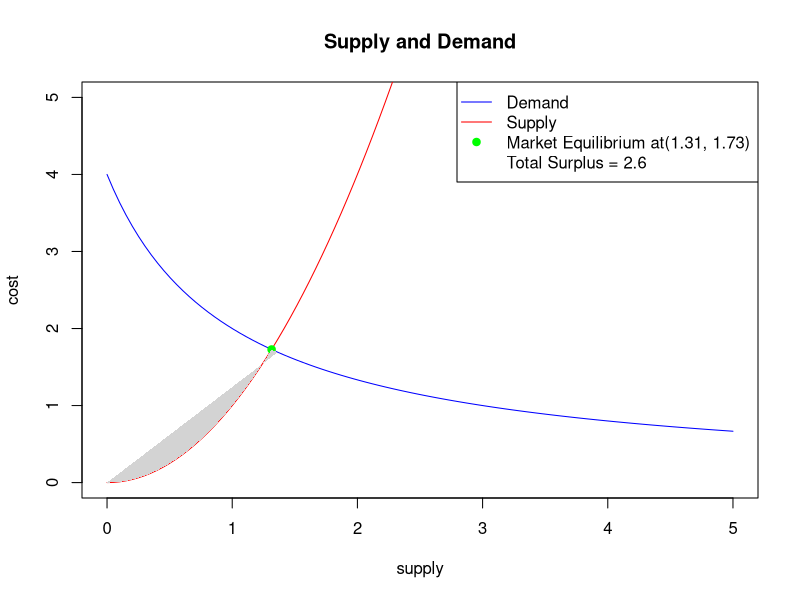

Source code (R):
## ---- chunk 1
# Define the range of x values to plot
x <- seq(0, 5, length.out = 100)

# Define the two functions to plot
f <- function(x) 4 / (x + 1)
g <- function(x) x^2

# Calculate the intersection point and the two areas
intersect <- uniroot(function(x) f(x) - g(x), c(1, 2))$root
area1 <- integrate(f, 0, intersect)$value
area2 <- integrate(g, 0, intersect)$value

# Plot the functions on the same set of axes, showing only the top right quadrant
plot(x, f(x), type = "l", col = "blue", xlab = "supply", ylab = "cost", main = "Supply and Demand", xlim = c(0, 5), ylim = c(0, 5))
lines(x, g(x), col = "red")


# Add a point at the intersection
points(intersect, f(intersect), pch = 19, col = "green")

# highlight area
curve1 <- data.frame(x = x[x <= intersect], y = pmin(f(x[x <= intersect]), g(x[x <= intersect])))
curve2 <- data.frame(x = x[x > intersect], y = pmin(f(x[x > intersect]), g(x[x > intersect])))
points <- rbind(curve1, curve2[1, ])
polygon(points, col = "lightgrey", border = NA)


# Add a legend
legend("topright", legend = c("Demand", "Supply", paste("Market Equilibrium at(", round(intersect, 2), ", ", round(f(intersect), 2), ")", sep = ""), paste("Total Surplus =", round(area1 - area2, 2))), col = c("blue", "red", "green", "gray", "gray"), lty = c(1, 1, NA, NA, NA), pch = c(NA, NA, 19, NA, NA))
